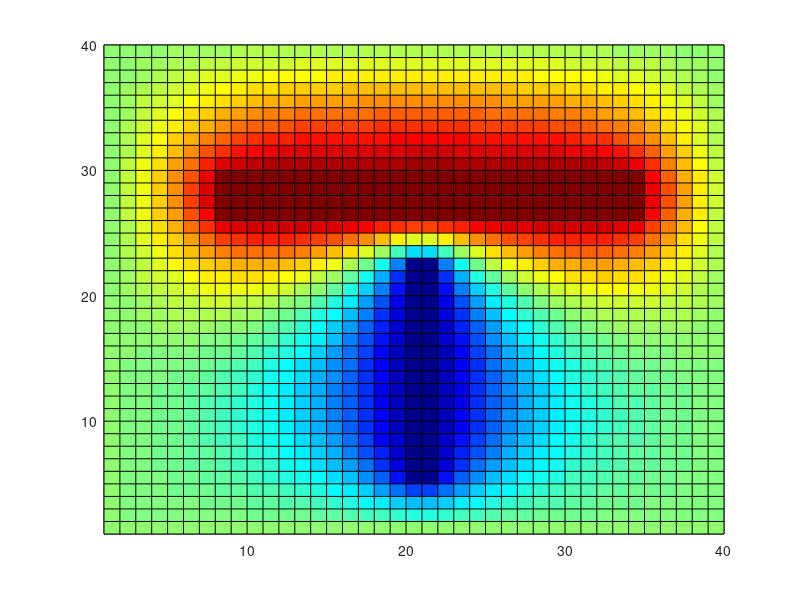

Write the MATLAB code that produced this figure. (Note: this script raises an error after producing the figure.)
% Resolution equation de Laplace
%
clear
close all
clc

%% Dimensions / maillage
dx=1; % cm
dy=1; % cm
Nx = 40;
Ny = 40;

%% Potentiels / sources
v0 = 0; % condition aux limites (en V)
v1 = 100; % conducteur 1
v2 = -100; % conducteur 2

% Initialisation la matrice de calcul
V = zeros(Nx,Ny); % mettre toute la matrice a zero
Vold=zeros(Nx,Ny);
N=1;
diff=v1;
seuil=0.01;

%Condition aux limites 
V(1,1:Ny)=v0;
V(Nx,1:Ny)=v0;
V(1:Nx,1)=v0;
V(1:Nx,Ny)=v0;
%sources
V(26:29,8:34)=v1;
V(5:22,20:21)=v2;


%% Equation de calcul

while diff > seuil
    N=N+1;
    i=2:Nx-1;
    j=2:Ny-1;
    Vold=V;
    V(i,j)=0.25*( V(i+1,j) + V(i-1,j) + V(i,j+1) + V(i,j-1) );
       
    %Condition aux limites 
    V(1,1:Ny)=v0;
    V(Nx,1:Ny)=v0;
    V(1:Nx,1)=v0;
    V(1:Nx,Ny)=v0;
    %sources
    V(26:29,8:34)=v1;
    V(5:22,20:21)=v2;
    % diff=max(max(Vold-V));
    diff=norm(abs(Vold-V));
end




%% Figure
figure(1)
colormap(jet);
pcolor(V);
title("le nombre d'itération est :", N)